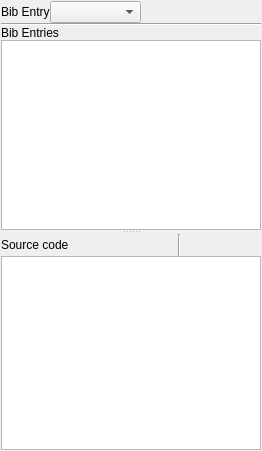
            <widget class="QWidget" name="BibliographyTab">
             <attribute name="title">
              <string>Bibliography</string>
             </attribute>
             <layout class="QVBoxLayout" name="verticalLayout_15">
              <property name="spacing">
               <number>0</number>
              </property>
              <property name="leftMargin">
               <number>1</number>
              </property>
              <property name="topMargin">
               <number>1</number>
              </property>
              <property name="rightMargin">
               <number>1</number>
              </property>
              <property name="bottomMargin">
               <number>1</number>
              </property>
              <item>
               <layout class="QHBoxLayout" name="horizontalLayout_6">
                <property name="spacing">
                 <number>0</number>
                </property>
                <item>
                 <widget class="QLabel" name="label_9">
                  <property name="text">
                   <string>Bib Entry</string>
                  </property>
                 </widget>
                </item>
                <item>
                 <widget class="QComboBox" name="BibEntriesCombo">
                  <property name="sizePolicy">
                   <sizepolicy hsizetype="MinimumExpanding" vsizetype="Fixed">
                    <horstretch>0</horstretch>
                    <verstretch>0</verstretch>
                   </sizepolicy>
                  </property>
                  <property name="editable">
                   <bool>false</bool>
                  </property>
                 </widget>
                </item>
                <item>
                 <widget class="QPushButton" name="addBibEntry">
                  <property name="text">
                   <string/>
                  </property>
                  <property name="icon">
                   <iconset resource="images.qrc">
                    <normaloff>:/images/list-add.svg</normaloff>:/images/list-add.svg</iconset>
                  </property>
                  <property name="flat">
                   <bool>true</bool>
                  </property>
                 </widget>
                </item>
                <item>
                 <widget class="QPushButton" name="removeBibEnrty">
                  <property name="text">
                   <string/>
                  </property>
                  <property name="icon">
                   <iconset resource="images.qrc">
                    <normaloff>:/images/list-remove.svg</normaloff>:/images/list-remove.svg</iconset>
                  </property>
                  <property name="flat">
                   <bool>true</bool>
                  </property>
                 </widget>
                </item>
                <item>
                 <widget class="QPushButton" name="NewBibEntry_CurrentFile">
                  <property name="text">
                   <string/>
                  </property>
                  <property name="icon">
                   <iconset resource="images.qrc">
                    <normaloff>:/images/bib-new.svg</normaloff>:/images/bib-new.svg</iconset>
                  </property>
                  <property name="flat">
                   <bool>true</bool>
                  </property>
                 </widget>
                </item>
               </layout>
              </item>
              <item>
               <widget class="Line" name="line">
                <property name="orientation">
                 <enum>Qt::Horizontal</enum>
                </property>
               </widget>
              </item>
              <item>
               <widget class="MiniSplitter" name="splitter_5">
                <property name="orientation">
                 <enum>Qt::Vertical</enum>
                </property>
                <widget class="QWidget" name="layoutWidget">
                 <layout class="QVBoxLayout" name="verticalLayout_2">
                  <property name="spacing">
                   <number>0</number>
                  </property>
                  <item>
                   <widget class="QLabel" name="label_7">
                    <property name="text">
                     <string>Bib Entries</string>
                    </property>
                   </widget>
                  </item>
                  <item>
                   <widget class="QTableWidget" name="BibEntriesTable">
                    <property name="alternatingRowColors">
                     <bool>true</bool>
                    </property>
                    <property name="selectionMode">
                     <enum>QAbstractItemView::SingleSelection</enum>
                    </property>
                    <property name="selectionBehavior">
                     <enum>QAbstractItemView::SelectRows</enum>
                    </property>
                    <property name="horizontalScrollMode">
                     <enum>QAbstractItemView::ScrollPerPixel</enum>
                    </property>
                   </widget>
                  </item>
                 </layout>
                </widget>
                <widget class="QWidget" name="layoutWidget">
                 <layout class="QVBoxLayout" name="verticalLayout_7">
                  <property name="spacing">
                   <number>0</number>
                  </property>
                  <item>
                   <layout class="QHBoxLayout" name="horizontalLayout_20">
                    <property name="spacing">
                     <number>0</number>
                    </property>
                    <item>
                     <widget class="QLabel" name="BibSourceCodeLabel">
                      <property name="text">
                       <string>Source code</string>
                      </property>
                      <property name="wordWrap">
                       <bool>true</bool>
                      </property>
                     </widget>
                    </item>
                    <item>
                     <widget class="QPushButton" name="ShowBibSourceFile">
                      <property name="sizePolicy">
                       <sizepolicy hsizetype="Fixed" vsizetype="Fixed">
                        <horstretch>0</horstretch>
                        <verstretch>0</verstretch>
                       </sizepolicy>
                      </property>
                      <property name="text">
                       <string/>
                      </property>
                      <property name="icon">
                       <iconset resource="images.qrc">
                        <normaloff>:/images/texfile.svgz</normaloff>:/images/texfile.svgz</iconset>
                      </property>
                      <property name="flat">
                       <bool>true</bool>
                      </property>
                     </widget>
                    </item>
                    <item>
                     <widget class="QPushButton" name="ShowBibSourceEntry">
                      <property name="sizePolicy">
                       <sizepolicy hsizetype="Fixed" vsizetype="Fixed">
                        <horstretch>0</horstretch>
                        <verstretch>0</verstretch>
                       </sizepolicy>
                      </property>
                      <property name="text">
                       <string/>
                      </property>
                      <property name="icon">
                       <iconset resource="images.qrc">
                        <normaloff>:/images/address-book-new.svg</normaloff>:/images/address-book-new.svg</iconset>
                      </property>
                      <property name="flat">
                       <bool>true</bool>
                      </property>
                     </widget>
                    </item>
                    <item>
                     <widget class="Line" name="line_2">
                      <property name="orientation">
                       <enum>Qt::Vertical</enum>
                      </property>
                     </widget>
                    </item>
                    <item>
                     <widget class="QPushButton" name="CopySourceCode">
                      <property name="sizePolicy">
                       <sizepolicy hsizetype="Fixed" vsizetype="Fixed">
                        <horstretch>0</horstretch>
                        <verstretch>0</verstretch>
                       </sizepolicy>
                      </property>
                      <property name="text">
                       <string/>
                      </property>
                      <property name="icon">
                       <iconset resource="images.qrc">
                        <normaloff>:/images/edit-copy.svg</normaloff>:/images/edit-copy.svg</iconset>
                      </property>
                      <property name="flat">
                       <bool>true</bool>
                      </property>
                     </widget>
                    </item>
                    <item>
                     <widget class="QPushButton" name="SaveSourceCode">
                      <property name="sizePolicy">
                       <sizepolicy hsizetype="Fixed" vsizetype="Fixed">
                        <horstretch>0</horstretch>
                        <verstretch>0</verstretch>
                       </sizepolicy>
                      </property>
                      <property name="text">
                       <string/>
                      </property>
                      <property name="icon">
                       <iconset resource="images.qrc">
                        <normaloff>:/images/document-save.svg</normaloff>:/images/document-save.svg</iconset>
                      </property>
                      <property name="flat">
                       <bool>true</bool>
                      </property>
                     </widget>
                    </item>
                   </layout>
                  </item>
                  <item>
                   <widget class="QStackedWidget" name="stackedWidget_4">
                    <property name="currentIndex">
                     <number>1</number>
                    </property>
                    <widget class="QWidget" name="page_8">
                     <layout class="QGridLayout" name="gridLayout_23">
                      <property name="leftMargin">
                       <number>2</number>
                      </property>
                      <property name="topMargin">
                       <number>2</number>
                      </property>
                      <property name="rightMargin">
                       <number>2</number>
                      </property>
                      <property name="bottomMargin">
                       <number>2</number>
                      </property>
                      <property name="spacing">
                       <number>0</number>
                      </property>
                      <item row="0" column="0">
                       <widget class="LatexTextBrowser" name="BibSourceCode"/>
                      </item>
                     </layout>
                    </widget>
                    <widget class="QWidget" name="page_9">
                     <layout class="QGridLayout" name="gridLayout_24">
                      <property name="leftMargin">
                       <number>0</number>
                      </property>
                      <property name="topMargin">
                       <number>0</number>
                      </property>
                      <property name="rightMargin">
                       <number>0</number>
                      </property>
                      <property name="bottomMargin">
                       <number>0</number>
                      </property>
                      <property name="spacing">
                       <number>0</number>
                      </property>
                      <item row="0" column="0">
                       <widget class="LatexTextBrowser" name="BibSourceCode_per_Entry"/>
                      </item>
                     </layout>
                    </widget>
                   </widget>
                  </item>
                 </layout>
                </widget>
               </widget>
              </item>
             </layout>
            </widget>
